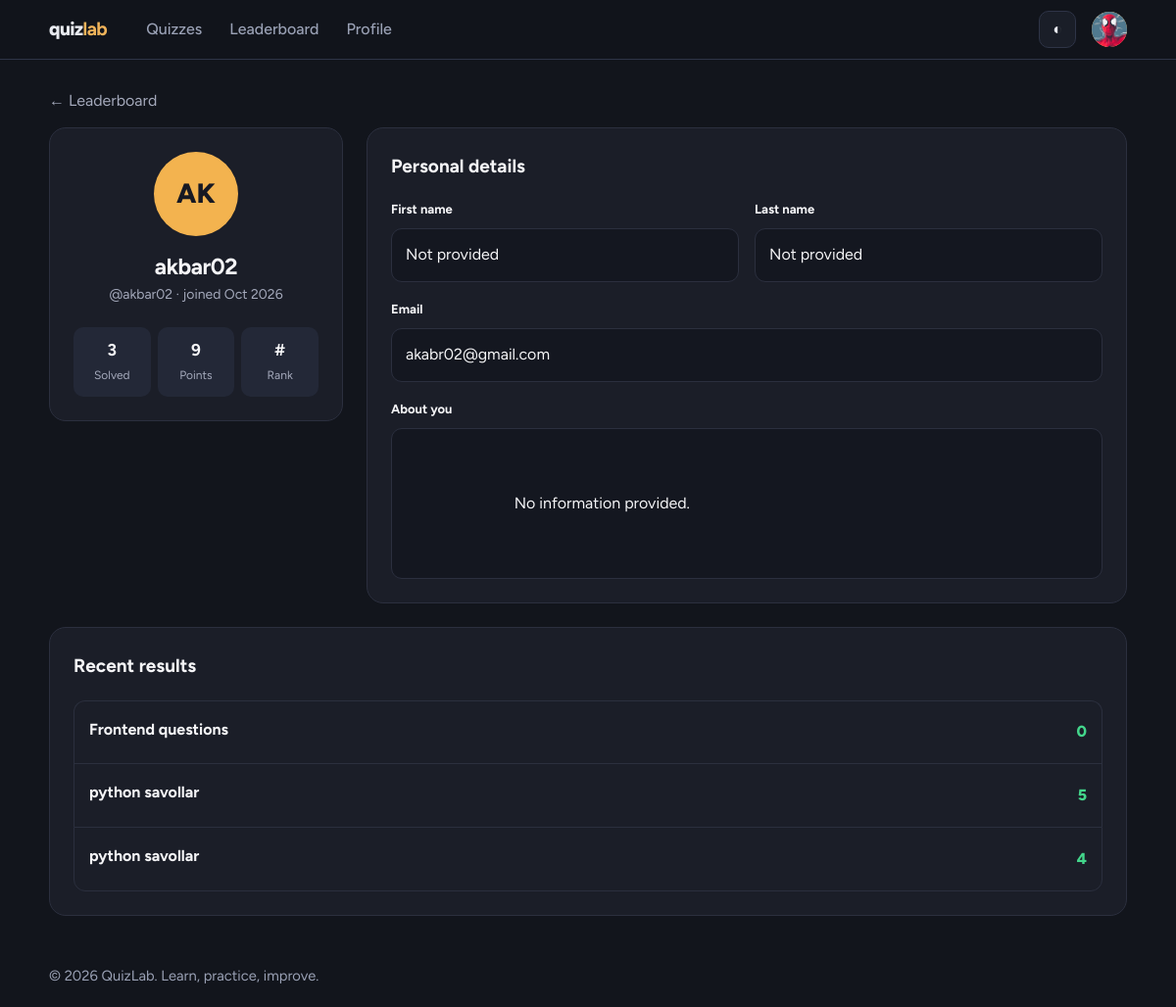
Page /users/4/ (signed in) on the committed database.
### accounts/models.py (models this page shows, shortened)
class Profile(models.Model):
    user = models.OneToOneField(
        User,
        on_delete=models.CASCADE,
        related_name="profile"
    )
    about = models.TextField(blank=True, null=True)
    profile_image = models.ImageField(
        upload_to="profiles/",
        blank=True,
        null=True
    )
    joined_date = models.DateField(auto_now_add=True)

### quiz/models.py (models this page shows, shortened)
class Answer(models.Model):
    user = models.ForeignKey(
        User,
        on_delete=models.CASCADE,
        related_name="quiz_answers"
    )
    quiz = models.ForeignKey(
        Quiz,
        on_delete=models.CASCADE,
        related_name="user_answers"
    )
    correct_answers = models.PositiveIntegerField(default=0)

class Quiz(models.Model):
    title = models.CharField(max_length=200)
    date_created = models.DateTimeField(auto_now_add=True)
    start_time = models.DateTimeField()
    end_time = models.DateTimeField()
    duration_minutes = models.PositiveIntegerField(default=20)
    status = models.BooleanField(default=True)
    science = models.ForeignKey(
        Science,
        on_delete=models.CASCADE,
        related_name="quizzes"
    )
    def __str__(self):
        return self.title

### accounts/views.py (the view)
# urls.py: path("users/<int:user_id>/", views.user_profile, name="user_profile"),
def user_profile(request, user_id):
    person = get_object_or_404(User, id=user_id)
    print("USER ID:", person.id)
    print("USERNAME:", person.username)
    profile = Profile.objects.filter(user=person).first()
    answers = Answer.objects.filter(user=person)
    results = answers.select_related("quiz").order_by("-id")[:5]
    solved_count = answers.count()
    total_score = answers.aggregate(
        total=Sum("correct_answers")
    )["total"] or 0
    return render(request, "user_profile.html", {
        "person": person,
        "profile": profile,
        "results": results,
        "solved_count": solved_count,
        "total_score": total_score,
    })

### templates/user_profile.html (shortened to what this page needs)
{% extends "base.html" %}
{% block content %}
<div class="public-profile">
    <a href="{% url 'leaderboard' %}" class="back-link">
        ← Leaderboard
    </a>
    <div class="profile-layout">
        <aside class="profile-card">
            <div class="profile-avatar">
                {% if profile and profile.profile_image %}
                    <img src="{{ profile.profile_image.url }}"
                         alt="{{ person.username }}">
                {% else %}
                    {{ person.username|slice:":2"|upper }}
                {% endif %}
            </div>
            <h1>
                {% if person.first_name %}
                    {{ person.first_name }} {{ person.last_name }}
                {% else %}
                    {{ person.username }}
                {% endif %}
            </h1>
            <div class="profile-subtitle">
                @{{ person.username }} · joined
                {{ person.date_joined|date:"M Y" }}
            </div>
            <div class="stats">
                <div class="stat">
                    <strong>{{ solved_count }}</strong>
                    <span>Solved</span>
                </div>
                <div class="stat">
                    <strong>{{ total_score }}</strong>
                    <span>Points</span>
                </div>
                <div class="stat">
                    <strong>#{{ rank }}</strong>
                    <span>Rank</span>
                </div>
            </div>
        </aside>
        <section class="details-card">
            <h2>Personal details</h2>
            <div class="details-grid">
                <div class="detail">
                    <label>First name</label>
                    <div class="detail-value">
                        {{ person.first_name|default:"Not provided" }}
                    </div>
                </div>
                <div class="detail">
                    <label>Last name</label>
                    <div class="detail-value">
                        {{ person.last_name|default:"Not provided" }}
                    </div>
                </div>
                <div class="detail full">
                    <label>Email</label>
                    <div class="detail-value">
                        {{ person.email|default:"Not provided" }}
                    </div>
                </div>
                <div class="detail full about">
                    <label>About you</label>
                    <div class="detail-value">
                        {% if profile and profile.about %}
                            {{ profile.about }}
                        {% else %}
                            No information provided.
                        {% endif %}
                    </div>
                </div>
            </div>
        </section>
    </div>
    <section class="results-card">
        <h2>Recent results</h2>
        {% for result in results %}
            <div class="result-row">
                <div>
                    <div class="result-name">
                        {{ result.quiz }}
                    </div>
                </div>
                <span class="result-score">
                    {{ result.correct_answers }}
                </span>
            </div>
        {% empty %}
            <div class="empty-results">
                No quiz results yet.
            </div>
        {% endfor %}
    </section>
</div>
{% endblock %}

### templates/base.html (shortened to what this page needs)
{% load static %}
<!DOCTYPE html>
<html lang="en" data-theme="dark">
<head>
    <link rel="stylesheet" href="{% static '.css/style.css' %}">
</head>
<body>
<header class="site">
    <div class="container bar">
        <a class="logo" href="{% url 'index' %}">quiz<b>lab</b></a>
        <nav class="nav" id="nav" aria-label="Main">
            <a href="{% url 'index' %}">Quizzes</a>
            <a href="{% url 'leaderboard' %}">Leaderboard</a>
            {% if user.is_authenticated %}
                <a href="{% url 'profile' %}">Profile</a>
            {% endif %}
        </nav>
        <button class="icon-btn"
                type="button"
                data-theme-toggle
                aria-label="Switch theme">◐</button>
        <details class="menu">
            <summary aria-label="Account menu">
<span class="avatar">
    {% if user.is_authenticated %}
        {% if user.profile.profile_image %}
            <img
                src="{{ user.profile.profile_image.url }}"
                alt="Profile photo"
                style="width: 100%; height: 100%; object-fit: cover; border-radius: 50%;"
            >
        {% else %}
            {{ user.username|slice:":2"|upper }}
        {% endif %}
    {% else %}
        ?
    {% endif %}
</span>
            </summary>
        </details>
    </div>
</header>
    <main class="container">
        {% block content %}{% endblock %}
    </main>
    <footer class="container muted" style="padding: 20px 0;">
        © {% now "Y" %} QuizLab. Learn, practice, improve.
    </footer>
</body>
</html>

### staticfiles/.css/style.css (style rules this page uses)
:root { --bg:#12151c;--surface:#1a1e28;--raised:#232837;--line:#2e3447;--text:#e7e9ef;--muted:#9aa1b5;--accent:#f0b35a;--accent-ink:#1b1305;--ok:#5fc68a;--bad:#ef6b6b;--r:12px;color-scheme:dark }
* { box-sizing:border-box;margin:0 }
body { font:16px/1.55 "Figtree",system-ui,sans-serif;background:var(--bg);color:var(--text);min-height:100vh }
a { color:inherit;text-decoration:none }
.container { width:min(1100px,100% - 32px);margin-inline:auto }
h1 { font-size:clamp(1.6rem,4vw,2.2rem);line-height:1.15;letter-spacing:-.02em }
h2 { font-size:1.2rem;margin-bottom:14px }
.muted { color:var(--muted);font-size:.92rem }
.site { position:sticky;top:0;z-index:20;background:color-mix(in srgb,var(--bg) 88%,transparent);backdrop-filter:blur(10px);border-bottom:1px solid var(--line) }
.bar { display:flex;align-items:center;gap:16px;height:60px }
.logo { font-weight:800;font-size:1.2rem;letter-spacing:-.03em }
.logo b { color:var(--accent) }
.nav { display:flex;gap:4px;margin-left:12px }
.nav a { padding:8px 12px;border-radius:8px;color:var(--muted);font-weight:500 }
.nav a { padding: 8px 12px; border-radius: 8px; color: var(--muted); font-weight: 500; transition: background .2s, color .2s, box-shadow .2s; }
.icon-btn { width:38px;height:38px;border-radius:10px;border:1px solid var(--line);background:var(--surface);color:var(--text);cursor:pointer;font-size:1rem }
.menu { position:relative }
.menu summary { list-style:none;cursor:pointer;display:flex;align-items:center;gap:8px }
.avatar { width:36px;height:36px;border-radius:50%;background:var(--accent);color:var(--accent-ink);display:grid;place-items:center;font-weight:700;font-size:.85rem;flex:none }
.stats { display:grid;grid-template-columns:repeat(3,1fr);gap:8px;margin-top:18px;width:100% }
.stats div { background:var(--raised);border-radius:10px;padding:10px 4px }
.stats span { font-size:.78rem;color:var(--muted) }

### templates/user_profile.html (style rules this page uses)
.public-profile { max-width: 1120px; margin: 30px auto; color: #f5f5f7; }
.back-link { display: inline-block; margin-bottom: 14px; color: #a4a9bb; text-decoration: none; }
.profile-layout { display: grid; grid-template-columns: 300px 1fr; gap: 24px; align-items: start; }
.profile-card, .details-card, .results-card { background: #1b1e28; border: 1px solid #2b2f3e; border-radius: 17px; padding: 24px; }
.profile-card { text-align: center; }
.profile-avatar { width: 86px; height: 86px; margin: 0 auto 18px; border-radius: 50%; overflow: hidden; background: #f3b34f; color: #171923; display: flex; align-items: center; justify-content: center; font-size: 28px; font-weight: 800; }
.profile-card h1 { font-size: 23px; margin: 0 0 5px; }
.profile-subtitle { color: #a4a9bb; font-size: 14px; }
.stats { display: grid; grid-template-columns: repeat(3, 1fr); gap: 7px; margin-top: 22px; }
.stat { background: #252938; border-radius: 11px; padding: 13px 5px; }
.stat strong { display: block; font-size: 17px; }
.stat span { color: #a4a9bb; font-size: 12px; }
.details-card h2, .results-card h2 { font-size: 19px; margin: 0 0 20px; }
.details-grid { display: grid; grid-template-columns: 1fr 1fr; gap: 18px 16px; }
.detail.full { grid-column: 1 / -1; }
.detail label { display: block; font-size: 13px; font-weight: 700; margin-bottom: 9px; }
.detail-value { background: #141720; border: 1px solid #2b2f3e; border-radius: 11px; padding: 14px; min-height: 20px; overflow-wrap: anywhere; }
.detail.about .detail-value { min-height: 60px; white-space: pre-wrap; }
.results-card { margin-top: 24px; }
.result-row { display: flex; justify-content: space-between; align-items: center; gap: 12px; padding: 17px 15px; border: 1px solid #2b2f3e; border-bottom: 0; }
.result-row:first-of-type { border-radius: 12px 12px 0 0; }
.result-row:last-of-type { border-bottom: 1px solid #2b2f3e; border-radius: 0 0 12px 12px; }
.result-name { font-weight: 700; }
.result-score { color: #43d68b; font-weight: 800; white-space: nowrap; }

### rows in the picture
Answer: quiz "Frontend questions", correct_answers "0"
Answer: quiz "python savollar", correct_answers "5"
Answer: quiz "python savollar", correct_answers "4"

### other values in the picture
{{ person.username|slice:":2"|upper }} "AK"
{{ person.username }} "akbar02"
{{ person.date_joined|date:"M Y" }} "Oct 2026"
{{ solved_count }} "3"
{{ total_score }} "9"
{{ person.first_name|default:"Not provided" }} "Not provided"
{{ person.last_name|default:"Not provided" }} "Not provided"
{{ person.email|default:"Not provided" }} "akabr02@gmail.com"
